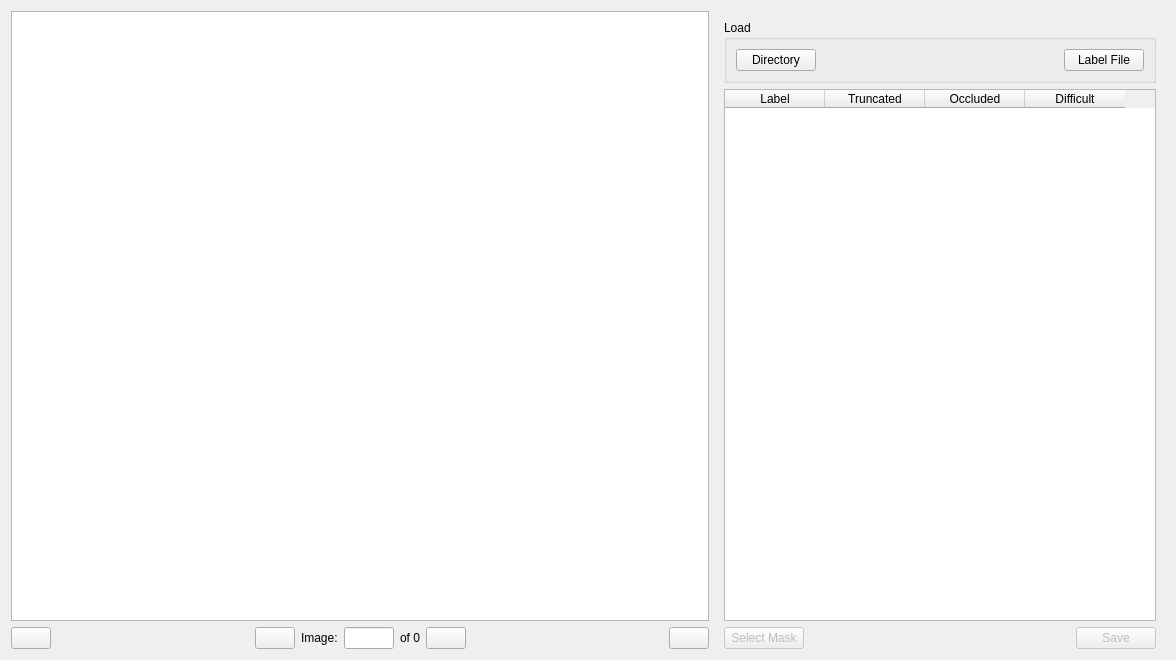
<?xml version="1.0" encoding="UTF-8"?>
<ui version="4.0">
 <class>LabelWidget</class>
 <widget class="QWidget" name="LabelWidget">
  <property name="geometry">
   <rect>
    <x>0</x>
    <y>0</y>
    <width>1176</width>
    <height>660</height>
   </rect>
  </property>
  <property name="minimumSize">
   <size>
    <width>600</width>
    <height>0</height>
   </size>
  </property>
  <property name="windowTitle">
   <string>Widget</string>
  </property>
  <layout class="QGridLayout" name="gridLayout_2">
   <item row="0" column="0">
    <widget class="LabelGraphicsView" name="graphicsView">
     <property name="minimumSize">
      <size>
       <width>0</width>
       <height>0</height>
      </size>
     </property>
    </widget>
   </item>
   <item row="0" column="1" rowspan="2">
    <widget class="QFrame" name="frame_2">
     <property name="minimumSize">
      <size>
       <width>450</width>
       <height>0</height>
      </size>
     </property>
     <property name="maximumSize">
      <size>
       <width>300</width>
       <height>16777215</height>
      </size>
     </property>
     <property name="styleSheet">
      <string notr="true"/>
     </property>
     <property name="frameShape">
      <enum>QFrame::NoFrame</enum>
     </property>
     <property name="frameShadow">
      <enum>QFrame::Plain</enum>
     </property>
     <layout class="QVBoxLayout" name="verticalLayout">
      <property name="bottomMargin">
       <number>0</number>
      </property>
      <item>
       <widget class="QGroupBox" name="groupBox">
        <property name="autoFillBackground">
         <bool>false</bool>
        </property>
        <property name="styleSheet">
         <string notr="true"/>
        </property>
        <property name="title">
         <string>Load</string>
        </property>
        <property name="checkable">
         <bool>false</bool>
        </property>
        <layout class="QGridLayout" name="gridLayout_3">
         <item row="0" column="0">
          <widget class="QPushButton" name="pushButtonDirectory">
           <property name="text">
            <string>Directory</string>
           </property>
          </widget>
         </item>
         <item row="0" column="1">
          <spacer name="horizontalSpacer_3">
           <property name="orientation">
            <enum>Qt::Horizontal</enum>
           </property>
           <property name="sizeHint" stdset="0">
            <size>
             <width>87</width>
             <height>20</height>
            </size>
           </property>
          </spacer>
         </item>
         <item row="0" column="2">
          <widget class="QPushButton" name="pushButtonLabelFile">
           <property name="text">
            <string>Label File</string>
           </property>
          </widget>
         </item>
        </layout>
       </widget>
      </item>
      <item>
       <widget class="QTableWidget" name="tableWidgetLabels">
        <column>
         <property name="text">
          <string>Label</string>
         </property>
        </column>
        <column>
         <property name="text">
          <string>Truncated</string>
         </property>
        </column>
        <column>
         <property name="text">
          <string>Occluded</string>
         </property>
        </column>
        <column>
         <property name="text">
          <string>Difficult</string>
         </property>
        </column>
       </widget>
      </item>
      <item>
       <layout class="QHBoxLayout" name="horizontalLayout">
        <item>
         <widget class="QPushButton" name="pushButtonSelectMask">
          <property name="enabled">
           <bool>false</bool>
          </property>
          <property name="text">
           <string>Select Mask</string>
          </property>
         </widget>
        </item>
        <item>
         <spacer name="horizontalSpacer_4">
          <property name="orientation">
           <enum>Qt::Horizontal</enum>
          </property>
          <property name="sizeHint" stdset="0">
           <size>
            <width>40</width>
            <height>20</height>
           </size>
          </property>
         </spacer>
        </item>
        <item>
         <widget class="QPushButton" name="pushButtonSave">
          <property name="enabled">
           <bool>false</bool>
          </property>
          <property name="text">
           <string>Save</string>
          </property>
         </widget>
        </item>
       </layout>
      </item>
     </layout>
    </widget>
   </item>
   <item row="1" column="0">
    <layout class="QHBoxLayout" name="horizontalLayout_2">
     <item>
      <widget class="QPushButton" name="pushButtonPrevious">
       <property name="maximumSize">
        <size>
         <width>50</width>
         <height>16777215</height>
        </size>
       </property>
       <property name="toolTip">
        <string>Previous image</string>
       </property>
       <property name="text">
        <string/>
       </property>
       <property name="icon">
        <iconset>
         <normaloff>icons/go-previous.png</normaloff>icons/go-previous.png</iconset>
       </property>
      </widget>
     </item>
     <item>
      <spacer name="horizontalSpacer">
       <property name="orientation">
        <enum>Qt::Horizontal</enum>
       </property>
       <property name="sizeHint" stdset="0">
        <size>
         <width>40</width>
         <height>20</height>
        </size>
       </property>
      </spacer>
     </item>
     <item>
      <widget class="QPushButton" name="pushButtonAnnotatedPrevious">
       <property name="toolTip">
        <string>Previous Annotated Image</string>
       </property>
       <property name="text">
        <string/>
       </property>
       <property name="icon">
        <iconset>
         <normaloff>icons/go-first.png</normaloff>icons/go-first.png</iconset>
       </property>
      </widget>
     </item>
     <item>
      <widget class="QLabel" name="label_4">
       <property name="text">
        <string>Image:</string>
       </property>
      </widget>
     </item>
     <item>
      <widget class="QLineEdit" name="lineEditCurrentImage">
       <property name="maximumSize">
        <size>
         <width>50</width>
         <height>16777215</height>
        </size>
       </property>
      </widget>
     </item>
     <item>
      <widget class="QLabel" name="labelImages">
       <property name="text">
        <string>of 0</string>
       </property>
      </widget>
     </item>
     <item>
      <widget class="QPushButton" name="pushButtonAnnotatedNext">
       <property name="toolTip">
        <string>Next Annotated Image</string>
       </property>
       <property name="text">
        <string/>
       </property>
       <property name="icon">
        <iconset>
         <normaloff>icons/go-last.png</normaloff>icons/go-last.png</iconset>
       </property>
      </widget>
     </item>
     <item>
      <spacer name="horizontalSpacer_2">
       <property name="orientation">
        <enum>Qt::Horizontal</enum>
       </property>
       <property name="sizeHint" stdset="0">
        <size>
         <width>40</width>
         <height>20</height>
        </size>
       </property>
      </spacer>
     </item>
     <item>
      <widget class="QPushButton" name="pushButtonNext">
       <property name="maximumSize">
        <size>
         <width>50</width>
         <height>16777215</height>
        </size>
       </property>
       <property name="toolTip">
        <string>Next image</string>
       </property>
       <property name="text">
        <string/>
       </property>
       <property name="icon">
        <iconset>
         <normaloff>icons/go-next.png</normaloff>icons/go-next.png</iconset>
       </property>
      </widget>
     </item>
    </layout>
   </item>
  </layout>
 </widget>
 <customwidgets>
  <customwidget>
   <class>LabelGraphicsView</class>
   <extends>QGraphicsView</extends>
   <header location="global">andenet/label_graphicsview</header>
  </customwidget>
 </customwidgets>
 <resources/>
 <connections/>
</ui>
